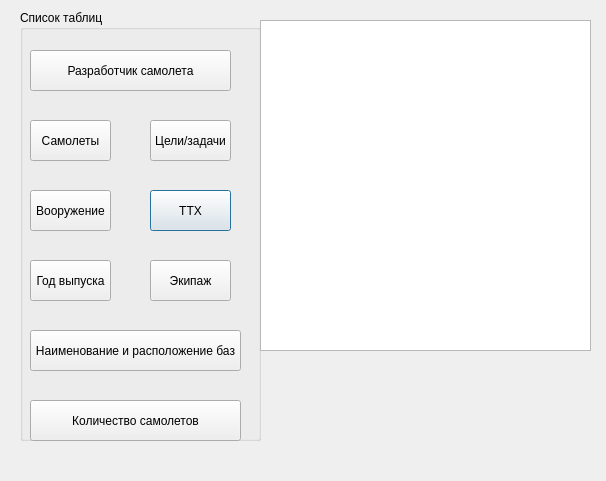
<?xml version="1.0" encoding="UTF-8"?>
<ui version="4.0">
 <class>Dialog</class>
 <widget class="QDialog" name="Dialog">
  <property name="geometry">
   <rect>
    <x>0</x>
    <y>0</y>
    <width>606</width>
    <height>481</height>
   </rect>
  </property>
  <property name="windowTitle">
   <string>Dialog</string>
  </property>
  <widget class="QPushButton" name="pushButton">
   <property name="geometry">
    <rect>
     <x>150</x>
     <y>190</y>
     <width>81</width>
     <height>41</height>
    </rect>
   </property>
   <property name="text">
    <string>ТТХ</string>
   </property>
  </widget>
  <widget class="QPushButton" name="pushButton_4">
   <property name="geometry">
    <rect>
     <x>30</x>
     <y>190</y>
     <width>81</width>
     <height>41</height>
    </rect>
   </property>
   <property name="text">
    <string>Вооружение</string>
   </property>
  </widget>
  <widget class="QTableView" name="tableView">
   <property name="geometry">
    <rect>
     <x>260</x>
     <y>20</y>
     <width>331</width>
     <height>331</height>
    </rect>
   </property>
  </widget>
  <widget class="QPushButton" name="pushButton_5">
   <property name="geometry">
    <rect>
     <x>30</x>
     <y>260</y>
     <width>81</width>
     <height>41</height>
    </rect>
   </property>
   <property name="text">
    <string>Год выпуска</string>
   </property>
  </widget>
  <widget class="QPushButton" name="pushButton_6">
   <property name="geometry">
    <rect>
     <x>150</x>
     <y>260</y>
     <width>81</width>
     <height>41</height>
    </rect>
   </property>
   <property name="text">
    <string>Экипаж</string>
   </property>
  </widget>
  <widget class="QGroupBox" name="groupBox">
   <property name="geometry">
    <rect>
     <x>20</x>
     <y>10</y>
     <width>241</width>
     <height>431</height>
    </rect>
   </property>
   <property name="title">
    <string>Список таблиц</string>
   </property>
   <widget class="QPushButton" name="pushButton_8">
    <property name="geometry">
     <rect>
      <x>10</x>
      <y>40</y>
      <width>201</width>
      <height>41</height>
     </rect>
    </property>
    <property name="text">
     <string>Разработчик самолета</string>
    </property>
   </widget>
   <widget class="QPushButton" name="pushButton_7">
    <property name="geometry">
     <rect>
      <x>10</x>
      <y>320</y>
      <width>211</width>
      <height>41</height>
     </rect>
    </property>
    <property name="text">
     <string>Наименование и расположение баз</string>
    </property>
   </widget>
   <widget class="QPushButton" name="pushButton_9">
    <property name="geometry">
     <rect>
      <x>10</x>
      <y>390</y>
      <width>211</width>
      <height>41</height>
     </rect>
    </property>
    <property name="text">
     <string>Количество самолетов</string>
    </property>
   </widget>
   <widget class="QPushButton" name="pushButton_3">
    <property name="geometry">
     <rect>
      <x>10</x>
      <y>110</y>
      <width>81</width>
      <height>41</height>
     </rect>
    </property>
    <property name="text">
     <string>Самолеты</string>
    </property>
   </widget>
   <widget class="QPushButton" name="pushButton_2">
    <property name="geometry">
     <rect>
      <x>130</x>
      <y>110</y>
      <width>81</width>
      <height>41</height>
     </rect>
    </property>
    <property name="text">
     <string>Цели/задачи</string>
    </property>
   </widget>
  </widget>
  <zorder>groupBox</zorder>
  <zorder>pushButton</zorder>
  <zorder>pushButton_4</zorder>
  <zorder>tableView</zorder>
  <zorder>pushButton_5</zorder>
  <zorder>pushButton_6</zorder>
 </widget>
 <resources/>
 <connections/>
</ui>
